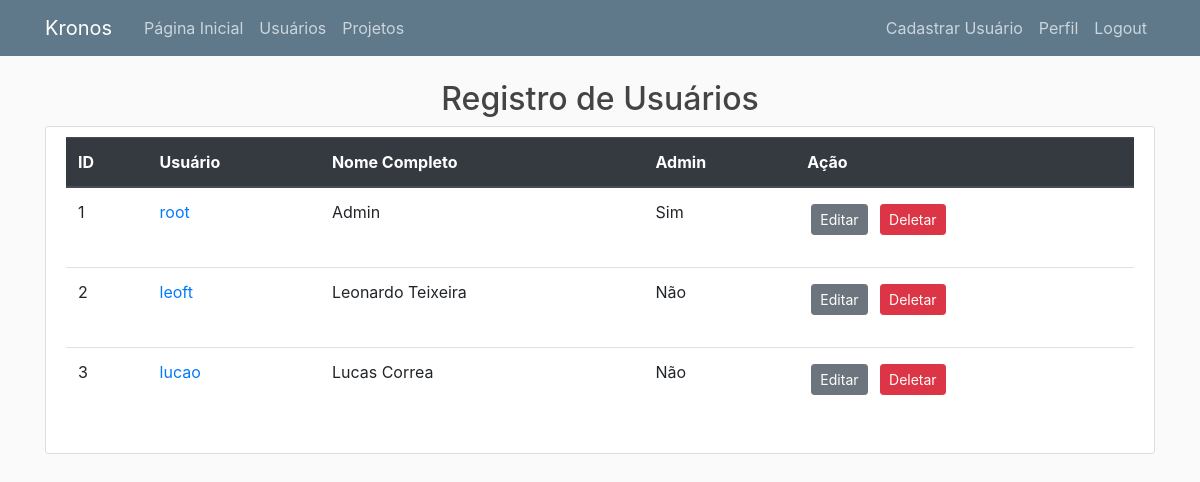
Before: /usuarios (signed in) with the older database file.
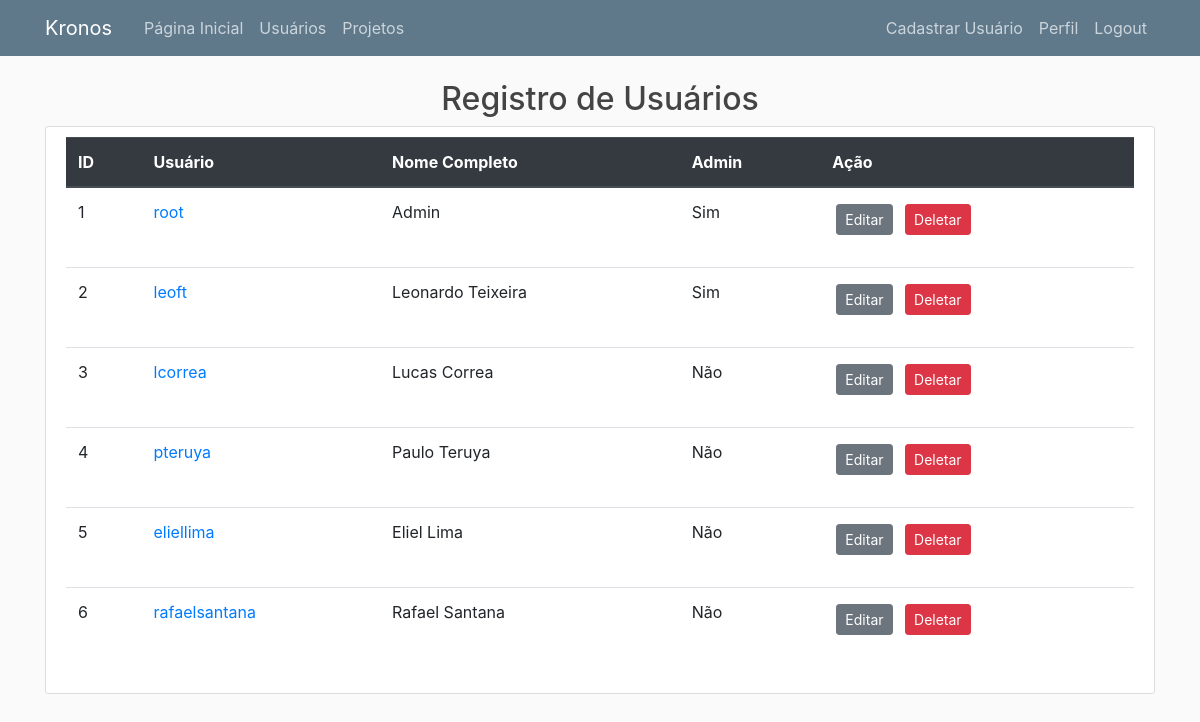
After: the same page with the newer database file.
### kronos/models.py (models this page shows, shortened)
class Usuario(db.Model, UserMixin):
    __tablename__ = 'usuarios'
    id = db.Column(db.Integer, primary_key=True)
    username = db.Column(db.String(20), nullable=False, unique=True)
    senha = db.Column(db.String(60), nullable=False)
    nome = db.Column(db.String(50), nullable=False)
    admin = db.Column(db.Boolean, default=False, nullable=False)
    registros = db.relationship('RegistroHoras', backref='autor', lazy=True)

### kronos/routes.py (the view)
@app.route('/usuarios')
@login_required
def usuarios():
    usuarios = Usuario.query.all()
    return render_template('usuarios.html', titulo='Usuários Cadastrados', usuarios=usuarios)

### kronos/models.py (called while the page is built)
@login_manager.user_loader
def load_user(usuario_id):
    return Usuario.query.get(int(usuario_id))

### kronos/templates/usuarios.html
{% extends "base.html" %}
{% block content %}
<h2 style="text-align:center">Registro de Usuários</h2>
<div class="content-section">
        <table class="table">
        <thead class="thead-dark">
                <tr>
                <th>ID</th>
                <th>Usuário</th>
                <th>Nome Completo</th>
                <th>Admin</th>
                <th>Ação</th>
                </tr>
        </thead>
        <tbody>
                {% for usuario in usuarios %}
                <tr>
                        <td>{{ usuario.id }}</td>
                        <td><a href="{{ url_for('usuario_registros', usuario_id=usuario.id) }}">{{ usuario.username }}</a></td>
                        <td>{{ usuario.nome }}</td>
                        {% if usuario.admin %}
                                <td>Sim</td>
                        {% else %}
                                <td>Não</td>
                        {% endif %}
                        <td>
                                <p><a class="btn btn-secondary btn-sm m-1" href="{{ url_for('editar_usuario', usuario_id=usuario.id) }}">Editar</a>
                                <a class="btn btn-danger btn-sm m-1" href="{{ url_for('deletar_usuario', usuario_id=usuario.id) }}">Deletar</a></p>
                        </td>
                </tr>
                {% endfor %}
        </tbody>
        </table>
{% endblock content %}

### kronos/templates/base.html (shortened to what this page needs)
<!DOCTYPE html>
<html>
  <head>
    <link rel="stylesheet" href="https://stackpath.bootstrapcdn.com/bootstrap/4.4.1/css/bootstrap.min.css">
    <link rel="stylesheet" type="text/css" href="{{ url_for('static', filename='main.css') }}">
    </head>
  <body>
    <header class="site-header">
      <nav class="navbar navbar-expand-md navbar-dark bg-steel fixed-top">
        <div class="container">
          <a class="navbar-brand mr-4" href="/">Kronos</a>
          <div class="collapse navbar-collapse" id="navbarToggle">
            <div class="navbar-nav mr-auto">
              {% if current_user.admin %}
                <a class="nav-item nav-link" href="{{ url_for('userpage') }}">Página Inicial</a>
                <a class="nav-item nav-link" href="{{ url_for('usuarios') }}">Usuários</a>
                <a class="nav-item nav-link" href="{{ url_for('projetos') }}">Projetos</a>
              {% endif %}
            </div>
            <div class="navbar-nav">
              {% if current_user.admin %}
                <a class="nav-item nav-link" href="{{ url_for('registrar') }}">Cadastrar Usuário</a>
                <a class="nav-item nav-link" href="{{ url_for('perfil') }}">Perfil</a>
                <a class="nav-item nav-link" href="{{ url_for('logout') }}">Logout</a>
              {% endif %}
            </div>
          </div>
        </div>
      </nav>
    </header>
    <main role="main" class="container">
      <div class="row">
        <div class="col">
          {% block content %}{% endblock content %}
        </div>
      </div>
    </main>
  </body>
</html>

### kronos/static/main.css (style rules this page uses)
body { background: #fafafa; color: #333333; margin-top: 5rem; }
h1, h2, h3, h4, h5, h6 { color: #444444; }
.bg-steel { background-color: #5f788a; }
.site-header .navbar-nav .nav-link { color: #cbd5db; }
.content-section { background: #ffffff; padding: 10px 20px; border: 1px solid #dddddd; border-radius: 3px; margin-bottom: 20px; }

Changed rows visible on the page:
changed Usuario "leoft": admin "Não" → "Sim"
changed Usuario "Lucas Correa": username "lucao" → "lcorrea"
added Usuario: id "4", username "pteruya", nome "Paulo Teruya", admin "Não"
added Usuario: id "5", username "eliellima", nome "Eliel Lima", admin "Não"
added Usuario: id "6", username "rafaelsantana", nome "Rafael Santana", admin "Não"
